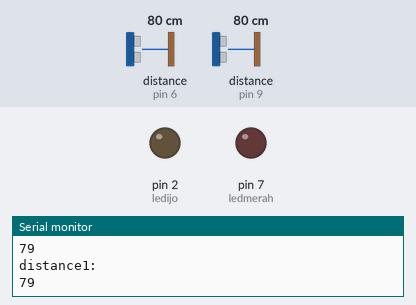
A sketch run on a simulated Arduino Uno, built with avr-gcc and run on an emulated ATmega328P. Shown: output pins drawn as LEDs (lit = HIGH), the last lines printed to the serial monitor. Wiring (inferred from the names in the program): 2 × ultrasonic range finder: trigger pin 3, echo pin 9 / trigger pin 5, echo pin 6. The test bench sets the inputs (shaded band); at power-on: distance to the obstacle (sensors on pin 6, pin 9) 80 cm. The echo pulse lasts 58.3 µs per cm; pins used as bus, display or sensor lines are not drawn.

Above: at 2.8 s.
2.9 s: distance to the obstacle (sensor on pin 6) set to 12 cm
5.6 s: distance to the obstacle (sensor on pin 6) set to 9 cm
At 7.2 s:
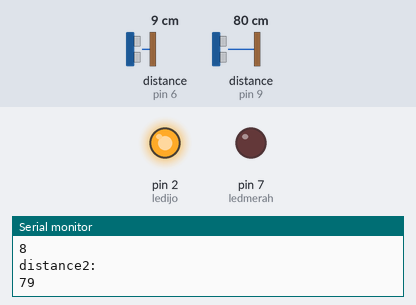
8.3 s: distance to the obstacle (sensor on pin 9) set to 22 cm
11.0 s: distance to the obstacle (sensor on pin 9) set to 18 cm
At 11.4 s:
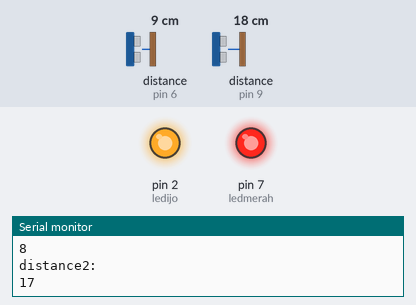
13.7 s: distance to the obstacle (sensor on pin 6) set to 35 cm
At 15.1 s:
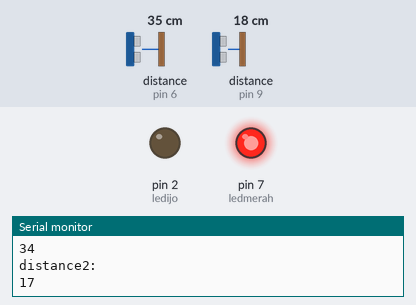
16.4 s: distance to the obstacle (sensor on pin 6) set to 2 cm
At 18.4 s:
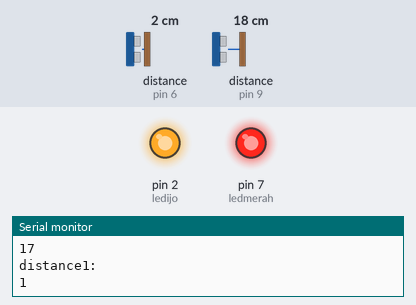
Timing chart, 0 to 19.9 s (numbered marks = the images above; inputs shaded):
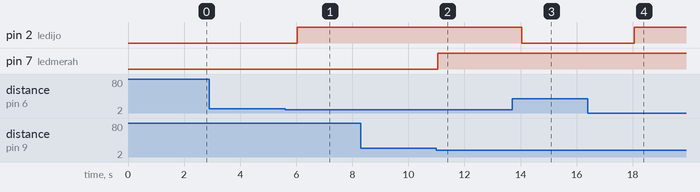

Measured:
- the behaviour switches between 11 and 10 cm on distance to the obstacle (sensor on pin 6) (found by bisection; images 0 and 1)
- the behaviour switches between 21 and 20 cm on distance to the obstacle (sensor on pin 9) (found by bisection; images 1 and 2)
- after the input at 5.6 s, pin 2 (ledijo): LOW → HIGH after 0.43 s
- after the input at 11.0 s, pin 7 (ledmerah): LOW → HIGH at once
- after the input at 13.7 s, pin 2 (ledijo): HIGH → LOW after 0.35 s
- after the input at 16.4 s, pin 2 (ledijo): LOW → HIGH after 1.7 s

The sketch:

cobasensorultra.ino
```cpp
const int trig1 = 5;
const int trig2 = 3;
const int echo1 = 6;
const int echo2 = 9;
const int ledijo = 2;
const int ledmerah = 7;


void setup() {
  // put your setup code here, to run once:
  pinMode(trig1, OUTPUT);
  pinMode(echo1, INPUT);
  pinMode(trig2, OUTPUT);
  pinMode(echo2, INPUT);
  Serial.begin(9600);
  pinMode(ledijo, OUTPUT);
  pinMode(ledmerah, OUTPUT);
}

void loop() {
  // put your main code here, to run repeatedly:
  digitalWrite(trig1, LOW);
  delayMicroseconds(2);
  digitalWrite(trig1, HIGH);
  delayMicroseconds(10);
  digitalWrite(trig1, LOW);

  long duration1, distance1;
  duration1 = pulseIn(echo1, HIGH);
  distance1 = (duration1 * 0.0343)/2;
  Serial.println("distance1: ");
  Serial.println(distance1);
  if (distance1 < 10) {
    digitalWrite(ledijo, HIGH);
  } else {
    digitalWrite(ledijo, LOW);
  }
  duration1 = pulseIn(echo1, LOW);


  digitalWrite(trig2, LOW);
  delayMicroseconds(2);
  digitalWrite(trig2, HIGH);
  delayMicroseconds(10);
  digitalWrite(trig2, LOW);

  long duration2, distance2;
  duration2 = pulseIn(echo2, HIGH);
  distance2 = (duration2 * 0.0343)/2;
  Serial.println("distance2: ");
  Serial.println(distance2);
  if (distance2 < 20) {
    digitalWrite(ledmerah, HIGH);
  } else {
    digitalWrite(ledmerah, LOW);
  }
  duration2 = pulseIn(echo2, LOW);
}
```
